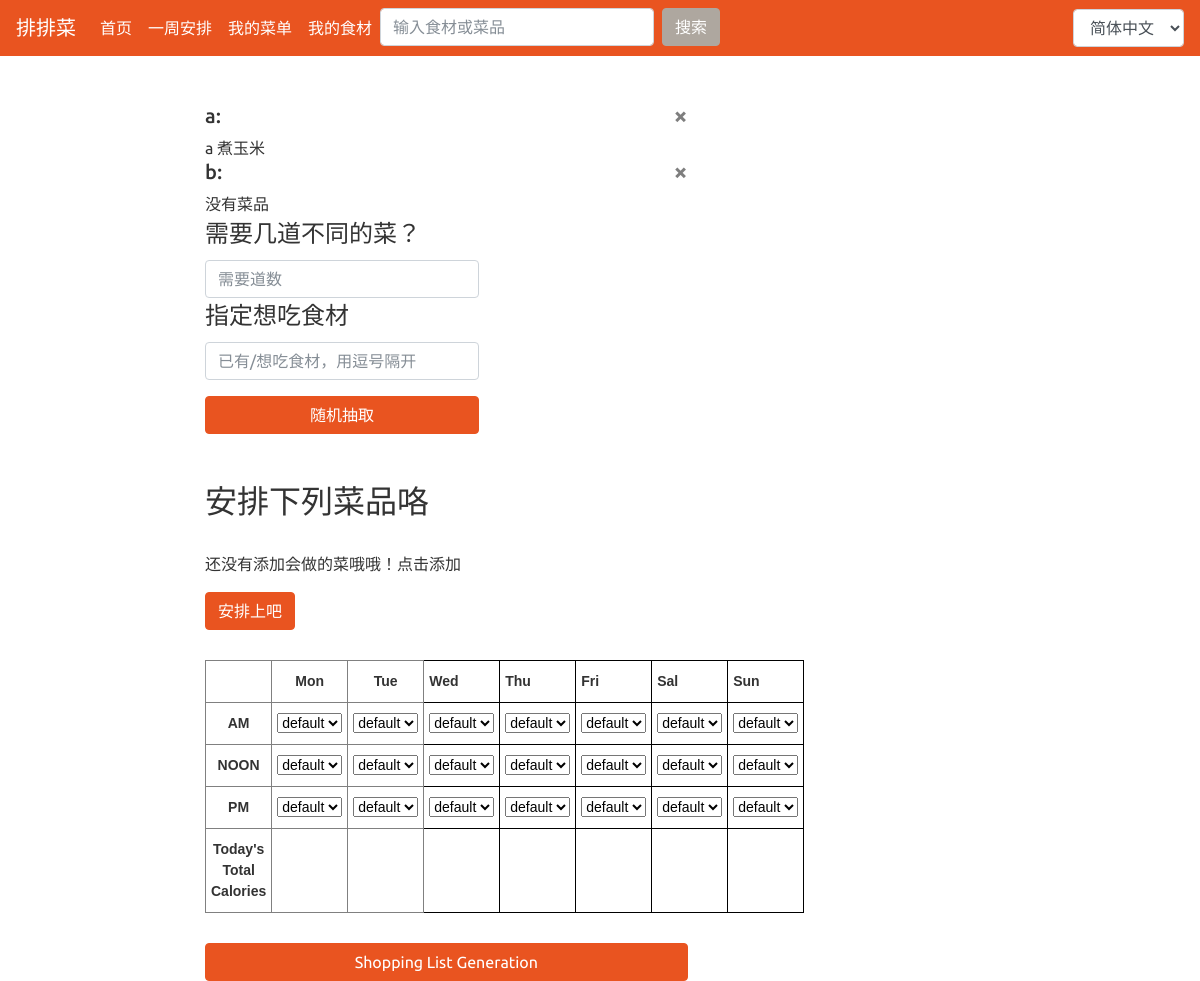
Page /schedule/ (signed in) on the committed database.
### AutoGener/models.py (models this page shows, shortened)
class DishType(models.Model):
    userid = models.IntegerField()
    name = models.CharField(max_length=20)

class CanDo(models.Model):
    userid = models.IntegerField()
    name = models.CharField(max_length=100)
    type = models.ManyToManyField(DishType)
    ingre = models.ManyToManyField(CanGet, blank=True)

### AutoGener/views.py (the view, shortened to what this page needs)
# urls.py: path('schedule/', views.get_scehdele, name='schedule'),
@login_required
def get_scehdele(request):
    random_dish = []
    required_dish = []
    message = ''
    types = DishType.objects.filter(userid=request.user.id)
    canDolist = CanDo.objects.filter(userid=request.user.id)
    ingredientlist = CanGet.objects.filter(userid=request.user.id)
    context = {'random_dish': random_dish, 'required_dish': list(set(required_dish)), "message": message,
               'types':types}
    return render(request, 'AutoGener/schedule.html', context)

### templates/AutoGener/schedule.html (shortened to what this page needs)
{% extends 'base.html' %}
{% load i18n %}
{% block main %}
{% for type in types %}
<h5>{{ type.name }}:
    <a class="close" href="{% url 'AutoGener:type_delete' type.name %}">&times;</a></h5>
    {% for dish in type.cando_set.all %}
      {{ dish.name }}
    {% empty %}
      {% trans "没有菜品" %}
    {% endfor %}
{% endfor %}
<div class = "dishBlock">
<div class="btn-group-vertical" data-toggle="buttons">
    <form action="/schedule/" method="post">
        <div class="form-group">
          <legend>需要几道不同的菜？</legend>
          <input type="text" class="form-control" name="numNeed" placeholder="需要道数">
          <legend>指定想吃食材</legend>
          <input type="text" class="form-control" name="wantEat" placeholder="已有/想吃食材，用逗号隔开">
        </div>
        <button type="submit" class="btn btn-primary">随机抽取</button>
    </form>
</div>
</div>
<br>
<br>
<div class = "dishBlock">
  <div>
  <h2>安排下列菜品咯</h2>
  <br>
  {% for dish in random_dish %}
      <p> <a href="{% url 'AutoGener:dish_detail' dish.name %}">{{ dish.name }}</a></p>
  {% empty %}
      <div><p>还没有添加会做的菜哦哦！<a hred="{% url 'AutoGener:dish'%}">点击添加</a></p></div>
  </div>
  {% endfor %}
</div>
<div class = "dishBlock">
<div class="btn-group-vertical" data-toggle="buttons">
    <form action="/schedule/" method="post">
         <button type="submit" class="btn btn-primary">安排上吧</button>
    </form>
</div>
</div>
<div class = "tables">
  <table class="tg">
    <tr>
      <th class="tg-88nc"></th>
      <th class="tg-88nc">Mon</th>
      <th class="tg-88nc">Tue</th>
      <th class="tg-9hbo">Wed</th>
      <th class="tg-9hbo">Thu</th>
      <th class="tg-9hbo">Fri</th>
      <th class="tg-9hbo">Sal</th>
      <th class="tg-9hbo">Sun</th>
    </tr>
    <tr>
      <td class="tg-88nc">AM</td>
      <td class="tg-uys7 a1">
        <select name = "dishes">
          <option value = "default">default</option>
        </select>
      </td>
      <td class="tg-uys7 a2">
        <select name = "dishes">
          <option value = "default">default</option>
        </select>
      </td>
      <td class="tg-yw4l a3">
        <select name = "dishes">
          <option value = "default">default</option>
        </select>
      </td>
      <td class="tg-yw4l a4">
        <select name = "dishes">
          <option value = "default">default</option>
        </select>
      </td>
      <td class="tg-yw4l a5">
        <select name = "dishes">
          <option value = "default">default</option>
        </select>
      </td>
      <td class="tg-yw4l a6">
        <select name = "dishes">
          <option value = "default">default</option>
        </select>
      </td>
      <td class="tg-yw4l a7">
        <select name = "dishes">
          <option value = "default">default</option>
        </select>
      </td>
    </tr>
    <tr>
      <td class="tg-88nc">NOON</td>
      <td class="tg-uys7 n1">
        <select name = "dishes">
          <option value = "default">default</option>
        </select>
      </td>
      <td class="tg-uys7 n2">
        <select name = "dishes">
          <option value = "default">default</option>
        </select>
      </td>
      <td class="tg-yw4l n3">
        <select name = "dishes">
          <option value = "default">default</option>
        </select>
      </td>
      <td class="tg-yw4l n4">
        <select name = "dishes">
          <option value = "default">default</option>
        </select>
      </td>
      <td class="tg-yw4l n5">
        <select name = "dishes">
          <option value = "default">default</option>
        </select>
      </td>
      <td class="tg-yw4l n6">
        <select name = "dishes">
          <option value = "default">default</option>
        </select>
      </td>
      <td class="tg-yw4l n7">
        <select name = "dishes">
          <option value = "default">default</option>
        </select>
      </td>
    </tr>
    <tr>
      <td class="tg-88nc">PM</td>
      <td class="tg-uys7 p1">
        <select name = "dishes">
          <option value = "default">default</option>
        </select>
      </td>
      <td class="tg-uys7 p2">
        <select name = "dishes">
          <option value = "default">default</option>
        </select>
      </td>
      <td class="tg-yw4l p3">
        <select name = "dishes">
          <option value = "default">default</option>
        </select>
      </td>
      <td class="tg-yw4l p4">
        <select name = "dishes">
          <option value = "default">default</option>
        </select>
      </td>
      <td class="tg-yw4l p5">
        <select name = "dishes">
          <option value = "default">default</option>
        </select>
      </td>
      <td class="tg-yw4l p6">
        <select name = "dishes">
          <option value = "default">default</option>
        </select>
      </td>
      <td class="tg-yw4l p7">
        <select name = "dishes">
          <option value = "default">default</option>
        </select>
      </td>
    </tr>
    <tr>
        <td class="tg-88nc">Today's Total Calories</td>
        <td class="tg-uys7 t1">
        </td>
        <td class="tg-uys7 t2">
        </td>
        <td class="tg-yw4l t3">
        </td>
        <td class="tg-yw4l t4">
        </td>
        <td class="tg-yw4l t5">
        </td>
        <td class="tg-yw4l t6">
        </td>
        <td class="tg-yw4l t7">
        </td>
      </tr>
  </table>
</div>
<div>
  <a href = "#" class = "btn btn-primary edit-block">Shopping List Generation</a>
</div>
{% endblock %}

### templates/base.html (style rules this page uses)
.tg { border-collapse:collapse; border-spacing:0; }
.tg td { font-family:Arial, sans-serif; font-size:14px; padding:10px 5px; border-style:solid; border-width:1px; overflow:hidden; word-break:normal; border-color:black; }
.tg th { font-family:Arial, sans-serif; font-size:14px; font-weight:normal; padding:10px 5px; border-style:solid; border-width:1px; overflow:hidden; word-break:normal; border-color:black; }
.tg .tg-88nc { font-weight:bold; border-color:inherit; text-align:center }
.tg .tg-uys7 { border-color:inherit; text-align:center; }
.tg .tg-9hbo { font-weight:bold; vertical-align:top; }
.tg .tg-yw4l { vertical-align:top; }
.edit-block { display:block; }
.tables { margin:30px 0; }

### rows in the picture
DishType: name "a"
CanDo: name "a"
CanDo: name "煮玉米"
DishType: name "b"

### other values in the picture
form field language "简体中文"
